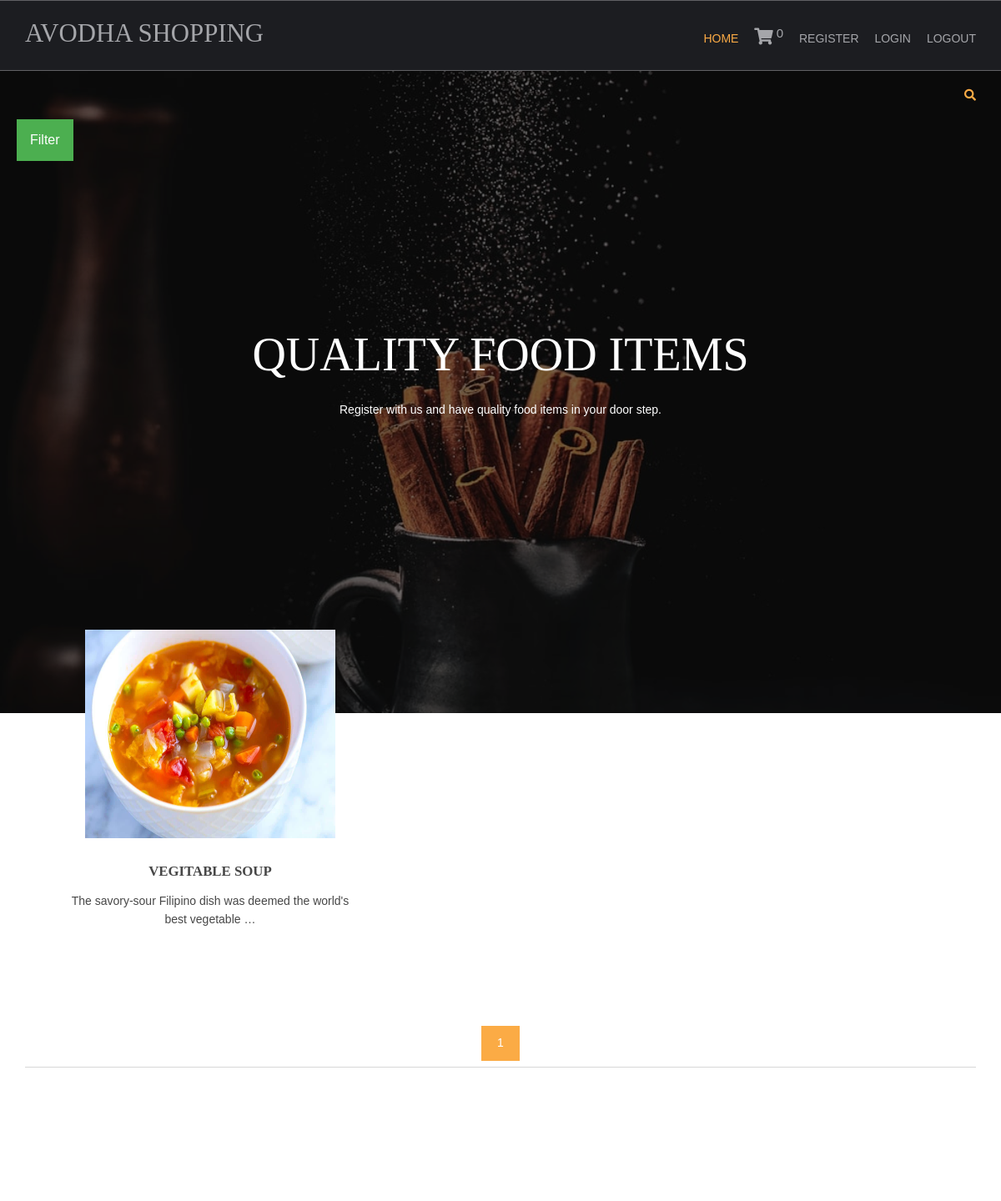
/vegitable-recipes/, run on the app's committed database.
### shop/models.py (models this page shows, shortened)
class products(models.Model):
    name = models.CharField(max_length=250, unique=True)
    slug = models.SlugField(max_length=250, unique=True)
    img = models.ImageField(upload_to='products')
    desc = models.TextField()
    stock = models.IntegerField()
    price = models.IntegerField()
    available = models.BooleanField()
    category = models.ForeignKey(categ,on_delete=models.CASCADE)
    class Meta:
        ordering = ('name',)
        verbose_name='product'
        verbose_name_plural='products'
    def get_url(self):
        return reverse('details',args=[self.category.slug, self.slug])

### shop/views.py (the view)
# urls.py: 2. Add a URL to urlpatterns:  path('', views.home, name='home')
def home(request,c_slug=None):
    c_page=None
    prodt=None
    if c_slug!=None:
        c_page = get_object_or_404(categ,slug=c_slug)
        prodt = products.objects.filter(category=c_page,available=True)
    else:
        prodt = products.objects.all().filter(available=True)
    cat = categ.objects.all()
    paginator= Paginator(prodt,4)
    try:
        page = int(request.GET.get('page',1))
    except:
        page=1
    try:
        pro=paginator.page(page)
    except(EmptyPage,InvalidPage):
        pro=paginator.page(paginator.num_pages)
    return render(request,'index.html',{'pr': prodt,'ct':cat,'pg':pro})

### cart/context_processor.py (called while the page is built)
def count(request):
    item_count=0
    if 'admin' in request.path:
        return{}
    else:
        try:
            ct=cartlist.objects.filter(cart_id=c_id(request))
            cti=items.objects.all().filter(cart=ct[:1])
            for c in cti:
                item_count+=c.quan
        except cartlist.DoesNotExists:
            item_count=0
        return dict(itc=item_count)

### cart/views.py (called while the page is built)
def c_id(request):
    ct_id = request.session.session_key
    if not ct_id:
        ct_id = request.session.create()
    return ct_id

### shop/models.py (called while the page is built)
    def get_url(self):
        return reverse('prod_cat',args=[self.slug])

### templates/index.html (shortened to what this page needs)
{% extends 'base.html' %}
{% load static %}
{% block content %}
<html lang="">
<head>
<link href="{% static 'hm/layout/styles/layout.css' %}" rel="stylesheet" type="text/css" media="all">
</head>
<body id="top">
<div class="bgded overlay" style="background-image:url('{% static 'hm/images/demo/backgrounds/bg.jpg' %}');">
  <div class="wrapper row0">
    <div id="topbar" class="hoc clear">
  <div class="fl_right">
        <ul class="nospace">
          <li id="searchform">
          </li>
        </ul>
     </div>
  </div>
    <div class="dropdown">
  <button class="dropbtn">Filter</button>
</div>
      </div>
  <div id="pageintro" class="hoc clear">
    <article>
      <h3 class="heading">QUALITY FOOD ITEMS</h3>
      <p>Register with us and have quality food items in your door step.</p>
    </article>
  </div>
</div>
<div class="wrapper row3">
  <main class="hoc container clear">
    <section id="introblocks">
      <ul class="nospace group btmspace-80">
       {% for i in pg.object_list %}
        <li class="one_third">
          <figure><a class="imgover" href="{{i.get_url}}"><img src="{{i.img.url}}" alt="" style="height:250;width:300" ></a>
            <figcaption>
              <h6 class="heading">{{i.name}}</h6>
              <p>{{i.desc| truncatewords:10}}</p>
              <br>
            </figcaption>
          </figure>
        </li>
        {% endfor %}
      </ul>
    </section>
    <center>
      {% for p in pg.paginator.page_range%}
      <a href="?page={{p}}" class="btn btn-light btn-sm {% if pg.number == p%} active {% endif %}">{{p}}</a>
      {% endfor %}
    </center>
    <hr class="btmspace-80">
  </main>
</div>
</body>
</html>
{% endblock %}

### static/hm/layout/styles/layout.css (style rules this page uses)
#topbar { padding:20px 0; font-size:.8rem; text-transform:uppercase; }
#topbar ul li { display:inline-block; margin-right:15px; }
#topbar ul li:last-child { margin-right:0; padding-right:0; border-right:none; }
#topbar #searchform { position:relative; line-height:1; z-index:9999; }
#topbar #searchform::after { display:block; height:18px; line-height:18px; padding:0; font-family:"Font Awesome\ 5 Free"; font-weight:900; font-size:1rem; content:"\f002"; }
#topbar #searchform ::placeholder { text-transform:capitalize; }
#pageintro { padding:200px 0 300px; }
#pageintro article, #pageintro article p { display:block; max-width:75%; margin:0 auto; text-align:center; }
#pageintro article p { max-width:65%; line-height:2rem; }
#pageintro .heading { margin-bottom:20px; font-size:4rem; }
.container { padding:80px 0; }
#introblocks { display:block; position:relative; margin:-180px 0 0 0; z-index:1; text-align:center; }
#introblocks figure figcaption { display:block; padding:30px 0 0 0; text-align:center; }
#introblocks figure figcaption .heading { font-size:1.2rem; font-weight:700; margin-bottom:0; }
*, *::before, *::after { transition:all .3s ease-in-out; }
body { color:#A5A6AA; background-color:#1C1D21; }
a { color:#FBAB45; }
hr, .borderedbox { border-color:#D7D7D7; }
.overlay { color:#FFFFFF; background-color:inherit; }
.overlay::after { color:inherit; background-color:rgba(0,0,0,.55); }
.btn, .btn.inverse:hover { color:#FFFFFF; background-color:#FBAB45; border-color:#FBAB45; }
.imgover, .imgover:hover::after { color:#FFFFFF; }
.row3 { color:#474747; background-color:#FFFFFF; }
#topbar #searchform { color:#FBAB45; }
#pageintro { color:#FFFFFF; }
@media screen and (min-width:1140px) { .hoc { max-width:1140px; } }

### static/hm/layout/styles/framework.css (style rules this page uses)
html { overflow-y:scroll; overflow-x:hidden; }
html, body { margin:0; padding:0; font-size:14px; line-height:1.6em; }
*, *::before, *::after { box-sizing:border-box; }
.nospace { margin:0; padding:0; list-style:none; }
.overlay { position:relative; z-index:1; }
.overlay::after { display:block; position:absolute; top:0; left:0; width:100%; height:100%; content:""; z-index:-1; }
.bgded { background-position:top center; background-repeat:no-repeat; background-size:cover; }
.btn { display:inline-block; padding:8px 18px 10px; text-transform:uppercase; border:1px solid; }
.clear, .group { display:block; }
.clear::before, .clear::after, .group::before, .group::after { display:table; content:""; }
.clear, .clear::after, .group, .group::after { clear:both; }
a { outline:none; text-decoration:none; }
.fl_right, .imgr { float:right; }
img { width:auto; max-width:100%; height:auto; margin:0; padding:0; border:none; line-height:normal; vertical-align:middle; }
.imgover { display:inline-block; position:relative; max-width:100%; }
.imgover::before, .imgover::after { display:block; position:absolute; content:""; text-align:center; opacity:0; }
.imgover::before { top:0; right:0; bottom:0; left:0; }
.imgover::after { top:50%; left:50%; width:50px; height:50px; line-height:50px; margin:-25px 0 0 -25px; font-family:"Font Awesome\ 5 Free"; font-weight:900; content:"\f067"; font-size:28px; }
body, input, textarea, select { font-family:Verdana, Geneva, sans-serif; }
h1, h2, h3, h4, h5, h6, .heading { font-family:Georgia, "Times New Roman", Times, serif; }
label, input, textarea, select, button { display:block; resize:none; outline:none; color:inherit; font-size:inherit; font-family:inherit; vertical-align:middle; }
::placeholder { opacity:1; }
h1, h2, h3, h4, h5, h6, .heading { margin:0 0 20px 0; font-size:1.4rem; line-height:normal; font-weight:normal; text-transform:uppercase; }
hr { display:block; width:100%; height:1px; border:solid; border-width:1px 0 0 0; }
.wrapper { display:block; position:relative; width:100%; margin:0; padding:0; text-align:left; word-wrap:break-word; }
.hoc { display:block; margin:0 auto; }
address, article, aside, figcaption, figure, footer, header, main, nav, section { display:block; margin:0; padding:0; }
.one_half, .one_third, .two_third, .one_quarter, .two_quarter, .three_quarter { display:inline-block; float:left; margin:0 0 0 4.21052%; list-style:none; }
.one_third { width:30.52631%; }
.btmspace-80 { margin-bottom:80px; }

### templates/index.html (style rules this page uses)
.dropbtn { background-color: #4CAF50; color: white; padding: 16px; font-size: 16px; border: none; cursor: pointer; }
.dropdown { position: relative; display: inline-block; padding-left:20px; }

### data on the page
products: img (picture), name "VEGITABLE SOUP", desc "The savory-sour Filipino dish was deemed the world's best vegetable …"

### other printed values
{{ itc }} "0"
{{ p }} "1"
